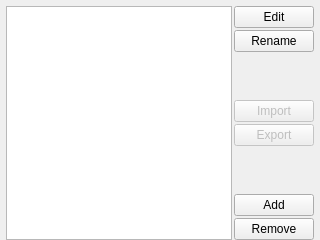
<?xml version="1.0" encoding="UTF-8"?>
<ui version="4.0">
 <class>ChannelConfigurationsWidget</class>
 <widget class="QWidget" name="ChannelConfigurationsWidget">
  <property name="geometry">
   <rect>
    <x>0</x>
    <y>0</y>
    <width>320</width>
    <height>240</height>
   </rect>
  </property>
  <property name="windowTitle">
   <string>Channel Configurations</string>
  </property>
  <layout class="QVBoxLayout" name="verticalLayout_2">
   <property name="leftMargin">
    <number>6</number>
   </property>
   <property name="topMargin">
    <number>6</number>
   </property>
   <property name="rightMargin">
    <number>6</number>
   </property>
   <property name="bottomMargin">
    <number>0</number>
   </property>
   <item>
    <layout class="QHBoxLayout" name="horizontalLayout" stretch="0,1">
     <property name="spacing">
      <number>2</number>
     </property>
     <item>
      <widget class="QListView" name="configs"/>
     </item>
     <item>
      <layout class="QVBoxLayout" name="verticalLayout">
       <item>
        <widget class="QPushButton" name="edit">
         <property name="text">
          <string>Edit</string>
         </property>
         <property name="icon">
          <iconset resource="../rc/icons.qrc">
           <normaloff>:/icons/wrench.png</normaloff>:/icons/wrench.png</iconset>
         </property>
        </widget>
       </item>
       <item>
        <widget class="QPushButton" name="rename">
         <property name="text">
          <string>Rename</string>
         </property>
         <property name="icon">
          <iconset resource="../rc/icons.qrc">
           <normaloff>:/icons/pencil.png</normaloff>:/icons/pencil.png</iconset>
         </property>
        </widget>
       </item>
       <item>
        <spacer name="verticalSpacer">
         <property name="orientation">
          <enum>Qt::Vertical</enum>
         </property>
         <property name="sizeHint" stdset="0">
          <size>
           <width>20</width>
           <height>40</height>
          </size>
         </property>
        </spacer>
       </item>
       <item>
        <widget class="QPushButton" name="import_">
         <property name="enabled">
          <bool>false</bool>
         </property>
         <property name="text">
          <string>Import</string>
         </property>
         <property name="icon">
          <iconset resource="../rc/icons.qrc">
           <normaloff>:/icons/arrow_in.png</normaloff>:/icons/arrow_in.png</iconset>
         </property>
        </widget>
       </item>
       <item>
        <widget class="QPushButton" name="export_">
         <property name="enabled">
          <bool>false</bool>
         </property>
         <property name="text">
          <string>Export</string>
         </property>
         <property name="icon">
          <iconset resource="../rc/icons.qrc">
           <normaloff>:/icons/arrow_out.png</normaloff>:/icons/arrow_out.png</iconset>
         </property>
        </widget>
       </item>
       <item>
        <spacer name="verticalSpacer_2">
         <property name="orientation">
          <enum>Qt::Vertical</enum>
         </property>
         <property name="sizeHint" stdset="0">
          <size>
           <width>20</width>
           <height>40</height>
          </size>
         </property>
        </spacer>
       </item>
       <item>
        <widget class="QPushButton" name="add">
         <property name="text">
          <string>Add</string>
         </property>
         <property name="icon">
          <iconset resource="../rc/icons.qrc">
           <normaloff>:/icons/add.png</normaloff>:/icons/add.png</iconset>
         </property>
        </widget>
       </item>
       <item>
        <widget class="QPushButton" name="remove">
         <property name="text">
          <string>Remove</string>
         </property>
         <property name="icon">
          <iconset resource="../rc/icons.qrc">
           <normaloff>:/icons/delete.png</normaloff>:/icons/delete.png</iconset>
         </property>
        </widget>
       </item>
      </layout>
     </item>
    </layout>
   </item>
  </layout>
 </widget>
 <resources>
  <include location="../rc/icons.qrc"/>
 </resources>
 <connections/>
</ui>
